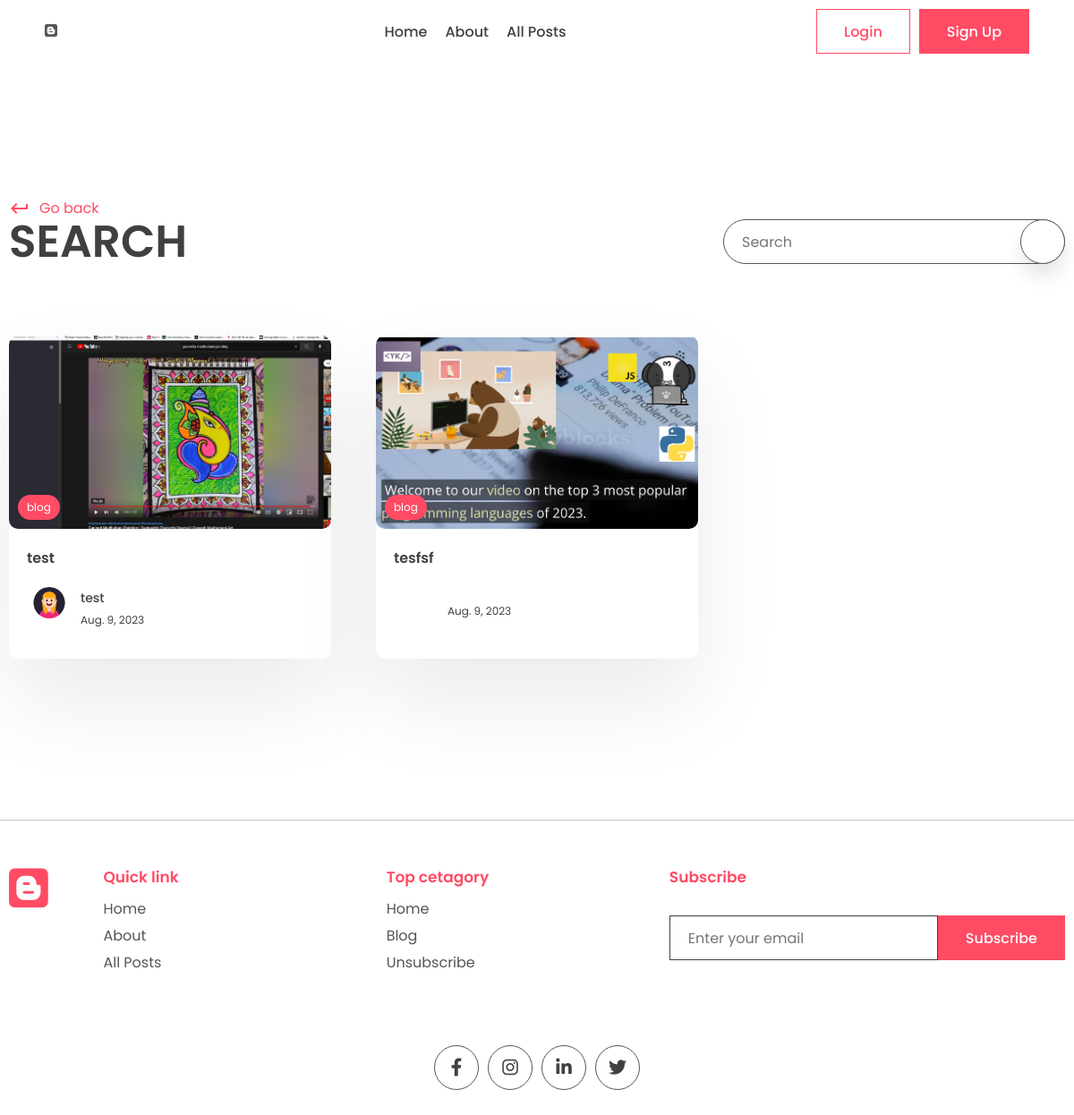
The app's page /search/ with its own data.
### app/models.py (models this page shows, shortened)
class Post(models.Model):
    title = models.CharField(max_length=200)
    content = models.TextField()
    last_updated = models.DateTimeField(auto_now=True)
    slug = models.SlugField(max_length=200, unique=True)
    image = models.ImageField(null=True, blank=True, upload_to="images/")
    tags = models.ManyToManyField(Tag, blank=True, related_name="post")
    view_count = models.IntegerField(null=True, blank=True)
    is_featured = models.BooleanField(default=False)
    author = models.ForeignKey(User, on_delete=models.CASCADE, null=True, blank=True)

class Tag(models.Model):
    name = models.CharField(max_length=100)
    description = models.CharField(max_length=100)
    slug = models.SlugField(max_length=200, unique=True)

class Profile(models.Model):
    user = models.OneToOneField(User, on_delete=models.CASCADE)
    profile_image = models.ImageField(null=True, blank=True, upload_to="images/")
    slug = models.SlugField(max_length=200, unique=True)
    bio = models.TextField()

### app/views.py (the view)
# urls.py: path("search/", views.search_posts, name="search"),
def search_posts(request):
    search_query = ""
    if request.GET.get("q"):
        search_query = request.GET.get("q")
    posts = Post.objects.filter(title__icontains=search_query)
    context = {"posts": posts, "search_query": search_query}
    return render(request, "app/search.html", context=context)

### app/templates/app/search.html (shortened to what this page needs)
{% extends 'base.html' %} {% block title %} Blog| Search {% endblock title %}
{%block content %}
<main>
  <div class="container">
    <div class="page-top">
      <div class="top flex">
        <div class="page-name">
          <a href="#" class="learn">
            <span class="material-icons"> keyboard_return </span> Go back
          </a>
          <h1>Search</h1>
        </div>
        <form class="search-bar s-active" method="GET">
          <input
            type="text"
            placeholder="Search"
            name="q"
            value="{{search_query}}"
          />
          <button type="submit" class="animated-search">
          </button>
        </form>
      </div>
    </div>
  </div>
</main>
<section class="sp">
  <div class="container">
    <div class="grid">
      {% for post in posts %}
      <a href="#">
        <div class="card">
          <div class="post-img">
            <img src="{{post.image.url}}" alt="" />
            <div class="tag">{{post.tags.all.0.name}}</div>
          </div>
          <div class="card-content">
            <h3>{{post.title}}</h3>
            <div class="author">
              <div class="profile-pic">
                <img src="{{post.author.profile.profile_image.url}}" alt="" />
              </div>
              <div class="details">
                <p>{{post.author.first_name}}</p>
                <small>{{post.last_updated|date}}</small>
              </div>
            </div>
          </div>
        </div>
      </a>
      {% endfor %}
    </div>
  </div>
</section>
{% endblock content %}

### app/static/app/style.css (style rules this page uses)
* { margin: 0; padding: 0; box-sizing: border-box; text-decoration: none; border: none; outline: none; list-style: none; font-family: "Poppins", sans-serif; color: var(--black); }
:root { --red: #ff4b64; --black: #404040; --des: #555555; --shadow: #ffffff1a 0px 1px 1px 0px inset, #32325d40 0px 50px 100px -20px, #0000004d 0px 30px 60px -30px; --shadow2: rgba(17, 12, 46, 0.084) 0px 48px 100px 0px; }
html { font-size: 62.5%; }
[class*="grid"] { display: grid; }
img { width: 100%; }
.container { max-width: 1220px; margin: auto; padding: 0 10px; }
p, a { font-size: 1.6rem; color: var(--des); }
input, textarea { font-size: 1.6rem; color: var(--black); }
.search-bar, .animated-search { width: 5rem; aspect-ratio: 1/1; border: 1px solid var(--des); border-radius: 50%; display: flex; align-items: center; justify-content: center; background: white; box-shadow: 0 15px 20px #00000018; cursor: pointer; margin-top: 10rem; z-index: 2; }
.search-bar input { display: none; }
.search-bar { box-shadow: unset; border: none; }
.search-bar .animated-search { margin-top: 0; }
.s-active { width: fit-content; border-radius: 5rem; height: 5rem; aspect-ratio: unset; position: relative; padding: 0 6rem; padding-left: 2rem; border: 1px solid var(--des); }
.s-active input { width: 30rem; font-style: 1.6rem; height: calc(100% - 2px); display: block; }
.s-active .animated-search { position: absolute !important; top: 50%; transform: translateY(-50%); right: -1px; }
.sp { padding: 8rem 0; }
.post-img { height: 40rem; width: 100%; overflow: hidden; border-radius: 1rem; }
.post-img img { height: 100%; object-fit: cover; object-position: center; }
.learn { display: flex; align-items: center; gap: 1rem; color: var(--red); margin-top: 2rem; }
.learn span { color: #ff4b64; }
.card { background: white; box-shadow: var(--shadow2); border-radius: 1rem; cursor: pointer; transition: 0.3s; }
.post-img { position: relative; }
.tag { position: absolute; bottom: 1rem; left: 1rem; background: var(--red); color: white; border-radius: 5rem; padding: 0.5rem 1rem; font-size: 1.2rem; }
.card-content { padding: 2rem; padding-bottom: 3rem; }
.card h3 { font-size: 1.6rem; font-weight: 600; }
.card .post-img { width: 100%; height: unset; aspect-ratio: 1/0.6; }
.author { display: flex; align-items: center; gap: 1rem; margin-top: 2rem; }
.profile-pic { width: 5rem; aspect-ratio: 1/1; border-radius: 50%; overflow: hidden; }
.author p { color: var(--black); font-weight: 500; font-size: 1.4rem; }
.author small { color: var(--black); font-size: 1.2rem; }
.page-name h1 { font-size: 5rem; text-transform: uppercase; font-weight: 600; line-height: 5rem; }
.flex { display: flex; align-items: flex-end; justify-content: space-between; }
.flex .search-bar { margin-top: 0; }
.grid { grid-template-columns: repeat(3, 1fr); gap: 5rem; }
main { padding-top: 10rem !important; }

### records on screen
Post: image (picture), tags.all.0.name "blog", title "test", author.profile.profile_image (picture), author.first_name "test", last_updated "Aug. 9, 2023"
Post: image (picture), tags.all.0.name "blog", title "tesfsf", last_updated "Aug. 9, 2023"
